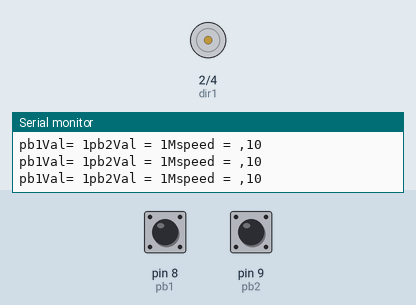
This sketch was run on a simulated Arduino Uno, built with avr-gcc and run on an emulated ATmega328P. Shown: motor-driver pin pairs drawn as motors (green arrow = first pin HIGH = forward, orange = second pin HIGH = backward, longer = more drive, scaled by the enable pin), the last lines printed to the serial monitor. Inputs (shaded band) come from the test bench; at power-on: pin 9 (pb2) HIGH, pin 8 (pb1) HIGH.

Above: at 1.8 s.
1.9 s: pin 9 (pb2) pulled LOW for 0.6 s
At 5.0 s:
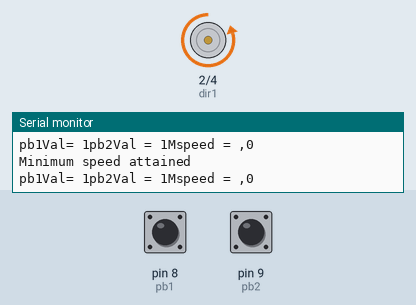
5.5 s: pin 8 (pb1) pulled LOW for 0.6 s
At 7.4 s:
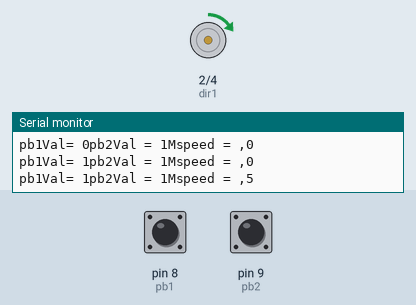
9.1 s: pin 9 (pb2) pulled LOW for 1 s
13.1 s: pin 8 (pb1) pulled LOW for 1 s
17.1 s: pin 8 (pb1) pulled LOW for 3.2 s
At 23.9 s:
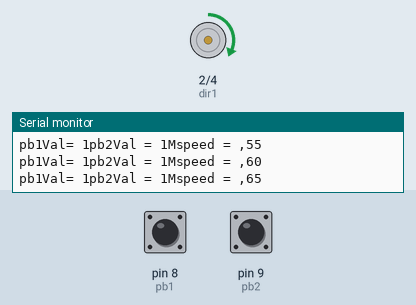
24.8 s: pin 9 (pb2) pulled LOW for 0.6 s
At 26.4 s:
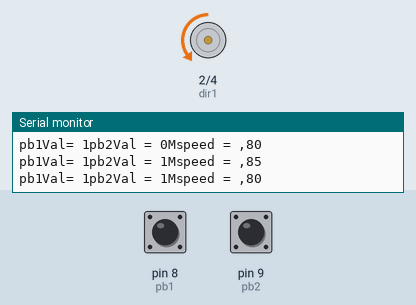
Timing chart, 0 to 29.4 s (numbered marks = the images above; inputs shaded):
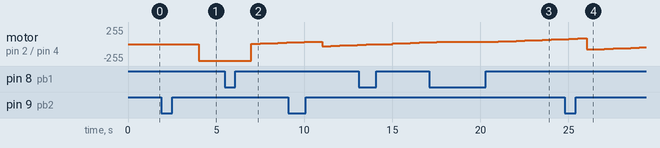

Measured:
- after the input at 1.9 s, motor on pin 2 (dir1) / pin 4 (dir2): stopped → backward 5/255 after 1.1 s, → stopped 0.50 s later, → backward 251/255 0.50 s later
- after the input at 5.5 s, motor on pin 2 (dir1) / pin 4 (dir2): moves from backward 251/255 to forward 25/255 over 2.0 s, starting after 1.5 s

The sketch:

Switch_DC_motor.ino
```cpp
int pb1=8;
int pb2=9;
int pb1Val;
int pb2Val;
int speedPin=5;
int dir1=2;
int dir2=4;
int Mspeed=10;
int oldB1=1;
int oldB2=1;
int dt=500;
void setup() {
  // put your setup code here, to run once:
  pinMode(pb1,INPUT);
  pinMode(pb2,INPUT);
  pinMode(speedPin,OUTPUT);
  pinMode(dir1,OUTPUT);
  pinMode(dir2,OUTPUT);
  Serial.begin(9600);
  digitalWrite(pb1,HIGH);
  digitalWrite(pb2,HIGH);

}

void loop() {
  // put your main code here, to run repeatedly:
  pb1Val=digitalRead(pb1);
  pb2Val=digitalRead(pb2);
  Serial.print("pb1Val= ");
  Serial.print(pb1Val);
  Serial.print("pb2Val = ");
  Serial.print(pb2Val);
  Serial.print("Mspeed = ");
  Serial.print(",");
  Serial.println(Mspeed);
  delay(dt);

  if(oldB1==0 && pb1Val==1 && oldB2==1){
    Mspeed=Mspeed+5;
    digitalWrite(dir1,HIGH);
    digitalWrite(dir2,LOW);
    analogWrite(speedPin,Mspeed);

  }
  else{
    oldB1=pb1Val;
    }
  if(oldB2==0 && pb2Val==1 && oldB1==1){
    Mspeed=Mspeed-5;
    digitalWrite(dir1,LOW);
    digitalWrite(dir2,HIGH);
    analogWrite(speedPin,Mspeed);

  }
  else{
    oldB2=pb2Val;
  }
  if(Mspeed>255){
    Serial.println("Maximum speed attained");
    Mspeed=255;
  digitalWrite(dir1,HIGH);
  digitalWrite(dir2,LOW);
  analogWrite(speedPin,Mspeed);
  }
  if(Mspeed<0){
    Serial.println("Minimum speed attained");
    Mspeed=0;
  }


}
```
